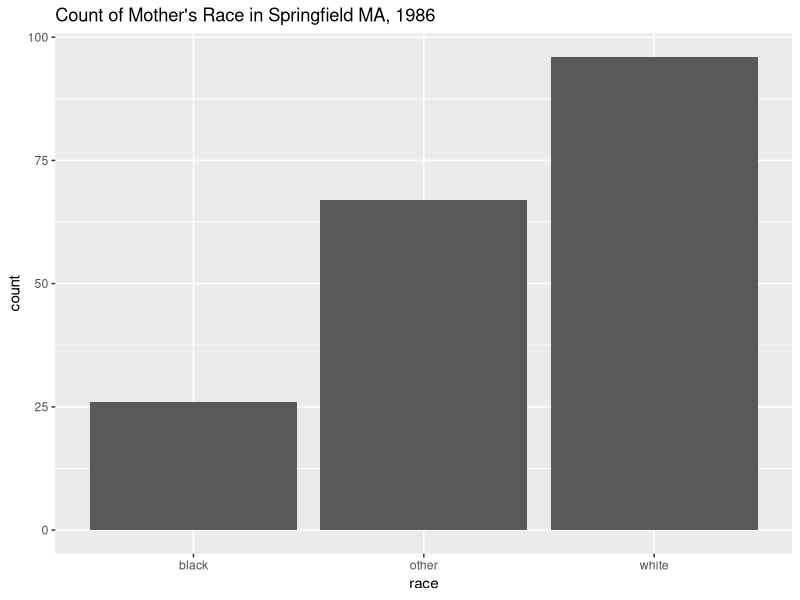
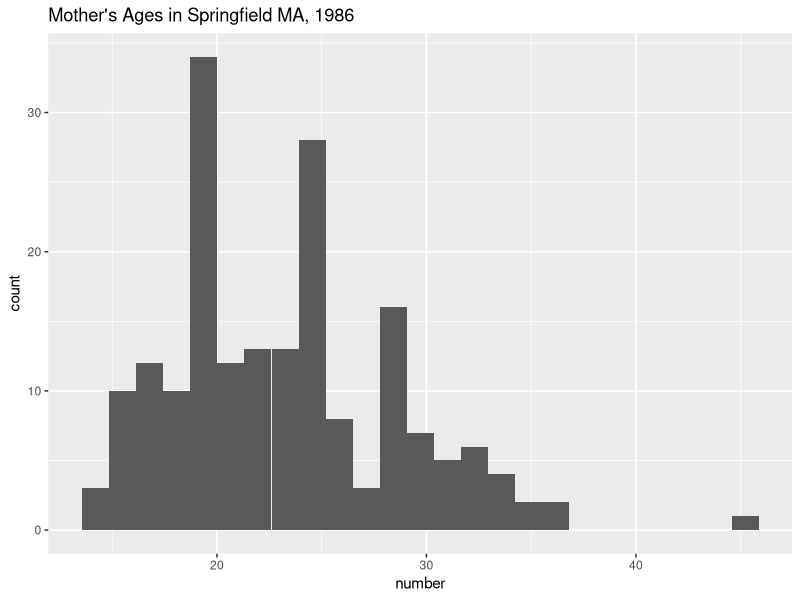
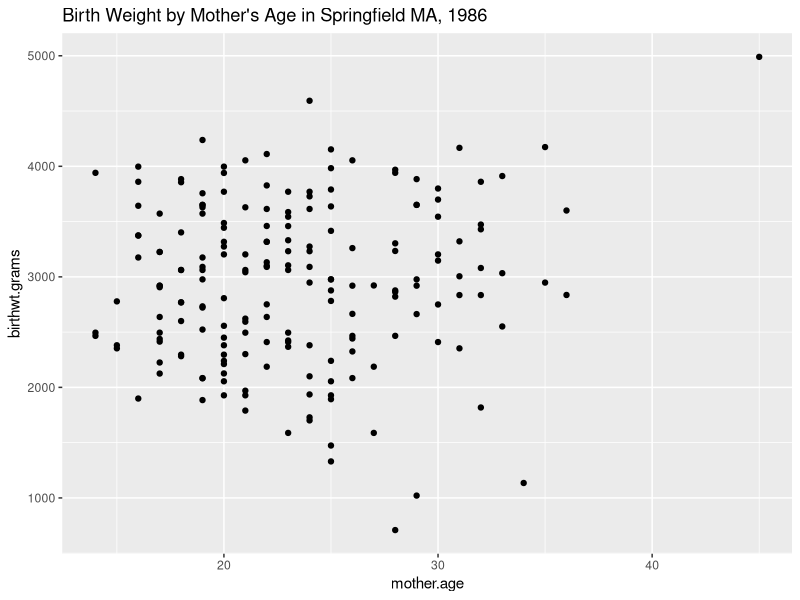
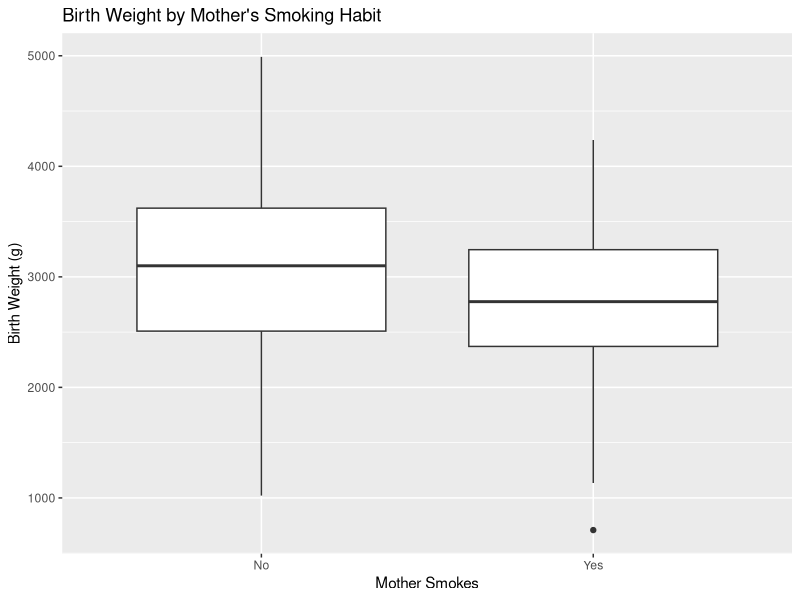

The R script that drew these images, in order:
## ---- chunk 1
options(htmltools.dir.version = FALSE)
## ---- chunk 2
library(tidyverse)
library(MASS)
data(birthwt)
summary(birthwt)
## ---- chunk 3
colnames(birthwt)
colnames(birthwt) <- c("birthwt.below.2500", "mother.age", 
                       "mother.weight", "race",
                       "mother.smokes", "previous.prem.labor", 
                       "hypertension", "uterine.irr",
                       "physician.visits", "birthwt.grams")
## ---- chunk 4
birthwt
birthwt$race <- factor(c("white", "black", "other")[birthwt$race])
birthwt$mother.smokes <- factor(c("No", "Yes")[birthwt$mother.smokes + 1])
birthwt$uterine.irr <- factor(c("No", "Yes")[birthwt$uterine.irr + 1])
birthwt$hypertension <- factor(c("No", "Yes")[birthwt$hypertension + 1])
birthwt
## ---- chunk 5
birthwt %>% ggplot(aes(x = race))+
  geom_bar()+
  labs(title = "Count of Mother's Race in Springfield MA, 1986")
## ---- chunk 6
birthwt %>% ggplot(aes(x = mother.age))+
  geom_histogram(bins=25)+
  labs(x = 'number', title = "Mother's Ages in Springfield MA, 1986")
## ---- chunk 7
birthwt %>% ggplot(aes(x = mother.age, y = birthwt.grams))+
  geom_point()+
  labs(title = "Birth Weight by Mother's Age in Springfield MA, 1986")
## ---- chunk 8
birthwt %>% ggplot(aes(x = mother.smokes, y = birthwt.grams))+  
  geom_boxplot()+
  labs(title = "Birth Weight by Mother's Smoking Habit", y = "Birth Weight (g)", x="Mother Smokes")
## ---- chunk 9
t.test (birthwt$birthwt.grams[birthwt$mother.smokes == "Yes"], 
        birthwt$birthwt.grams[birthwt$mother.smokes == "No"])
## ---- chunk 10
linear.model.1 <- lm (birthwt.grams ~ mother.smokes, data=birthwt)
summary(linear.model.1)
